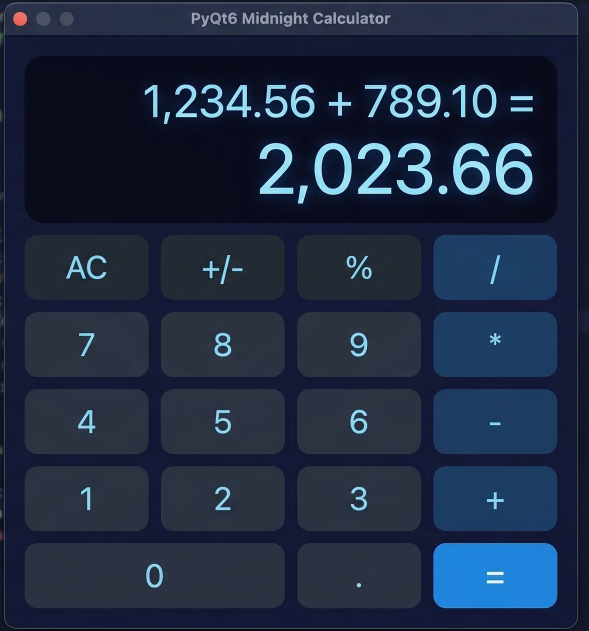
#> input picture Calculator/Refrence Image.png, 1177 x 1261 px (shown at 1/2 size)
$ python make_icon.py '../Calculator/Refrence Image.png'
#> lines starting #> are read from the running program, lines starting #| are printed output that depends on the picture; after the words box and inside, x2 and y2 are one past the last pixel; in counts of white or black regions, pixels touching at a corner belong together
"""Rebuild app_icon.ico from app_icon_source.png.

The source tile was generated with Z-Image Turbo on ComfyUI (prompt: flat
vector app icon, crimson rounded square, white play triangle, film-strip
perforations, black background). This script crops away the black margin,
rounds the corners to transparency and writes every standard icon size.

    python make_icon.py            # uses app_icon_source.png
    python make_icon.py other.png  # any square-ish PNG on a dark background
"""

import sys
from pathlib import Path

from PIL import Image, ImageChops, ImageDraw

SIZES = [16, 24, 32, 48, 64, 128, 256]
ROOT = Path(__file__).parent


def autocrop(img: Image.Image, thresh: int = 24) -> Image.Image:
    """Crop away the near-black background around the tile, keeping it square."""
#> called with thresh = 24
    gray = img.convert("L").point(lambda v: 255 if v > thresh else 0)
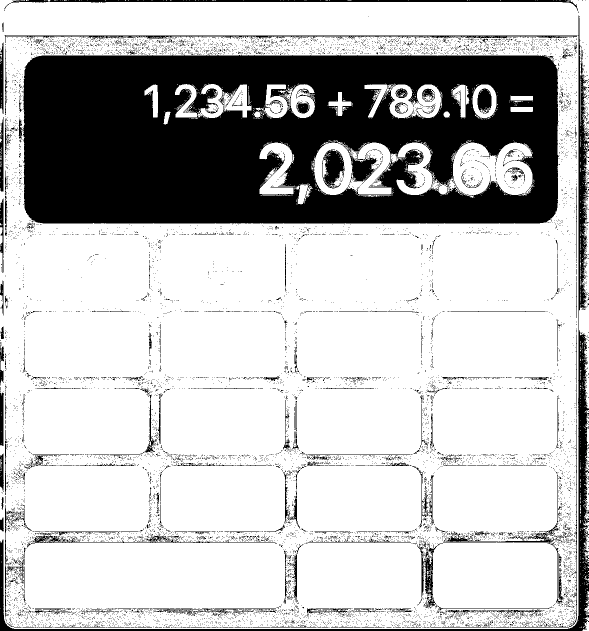
#> gray: PIL image 1177x1261 L (shown at 1/2 size); 74.5% white; 10670 black regions (10404 under 20 px), largest, box (x1, y1, x2, y2) and area: (44, 109, 1119, 447) 297166, (0, 31, 1177, 1261) 20393, (9, 0, 1157, 23) 4450
    bbox = gray.getbbox()
#> bbox = (0, 0, 1177, 1261)
    if not bbox:
        return img
    left, top, right, bottom = bbox
#> left = 0; top = 0; right = 1177; bottom = 1261
    w, h = right - left, bottom - top
#> w = 1177; h = 1261
    side = max(w, h)
#> side = 1261
    cx, cy = left + w // 2, top + h // 2
#> cx = 588; cy = 630
    box = (max(0, cx - side // 2), max(0, cy - side // 2),
           min(img.width, cx + side // 2), min(img.height, cy + side // 2))
#> box = (0, 0, 1177, 1260)
    return img.crop(box)


def rounded(img: Image.Image, radius_frac: float = 0.2) -> Image.Image:
#> called with radius_frac = 0.2
    img = img.convert("RGBA")
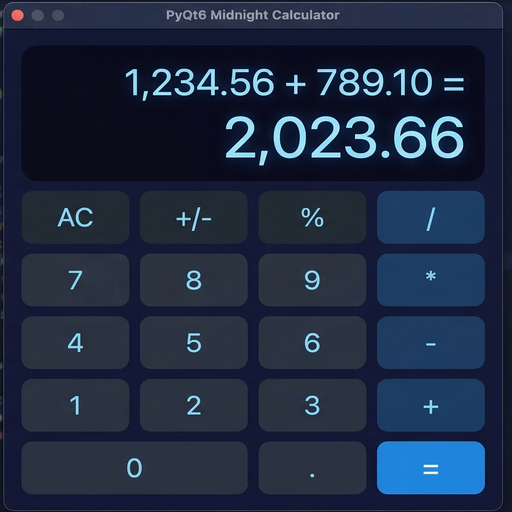
#> img: PIL image 512x512 RGBA; mean R, G, B, A 31, 43.2, 66, 255
    mask = Image.new("L", img.size, 0)
#> mask: PIL image 512x512 L; every value is 0
    r = int(min(img.size) * radius_frac)
#> r = 102
    ImageDraw.Draw(mask).rounded_rectangle([0, 0, img.width - 1, img.height - 1], radius=r, fill=255)
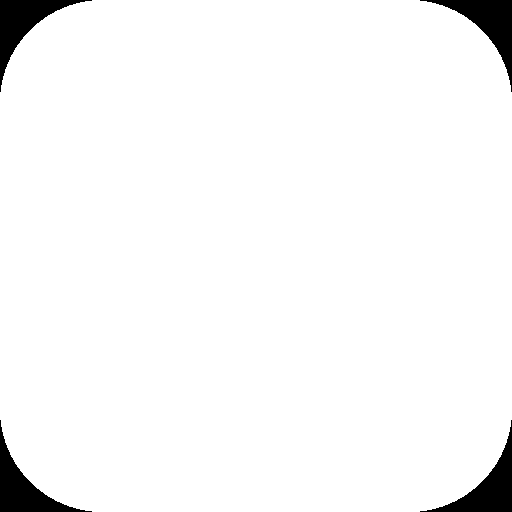
#> mask: PIL image 512x512 L; 96.5% white; 4 black regions, box (x1, y1, x2, y2) and area: (0, 0, 92, 92) 2262, (420, 0, 512, 92) 2262, (0, 420, 92, 512) 2262, (420, 420, 512, 512) 2262
    out = img.copy()
    out.putalpha(ImageChops.multiply(out.getchannel("A"), mask))
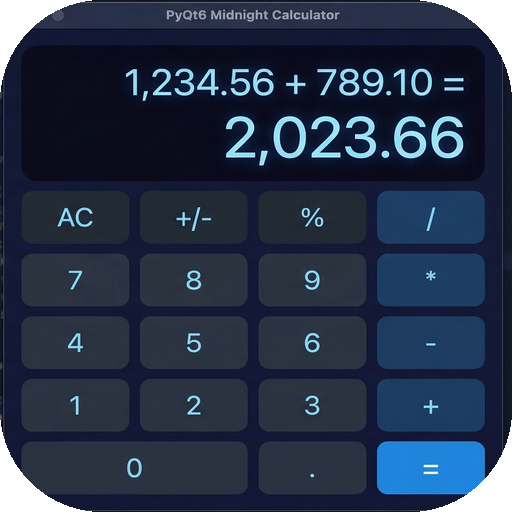
#> out: PIL image 512x512 RGBA; mean R, G, B, A 31, 43.2, 66, 246.2; transparent parts drawn white
    return out


def main():
    src = Path(sys.argv[1]) if len(sys.argv) > 1 else ROOT / "app_icon_source.png"
    dst = ROOT / "app_icon.ico"
    img = rounded(autocrop(Image.open(src).convert("RGB")).resize((512, 512), Image.LANCZOS))
    img.resize((256, 256), Image.LANCZOS).save(dst, format="ICO", sizes=[(s, s) for s in SIZES])
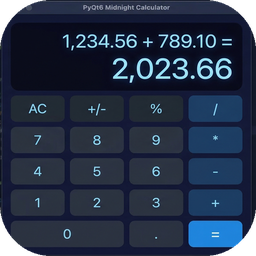
#> saved as app_icon.ico: PIL image 256x256 RGBA; mean R, G, B, A 30.1, 42.1, 64.2, 246.2; transparent parts drawn white
#> (the run stopped early here; a loop or call above may not have finished)
